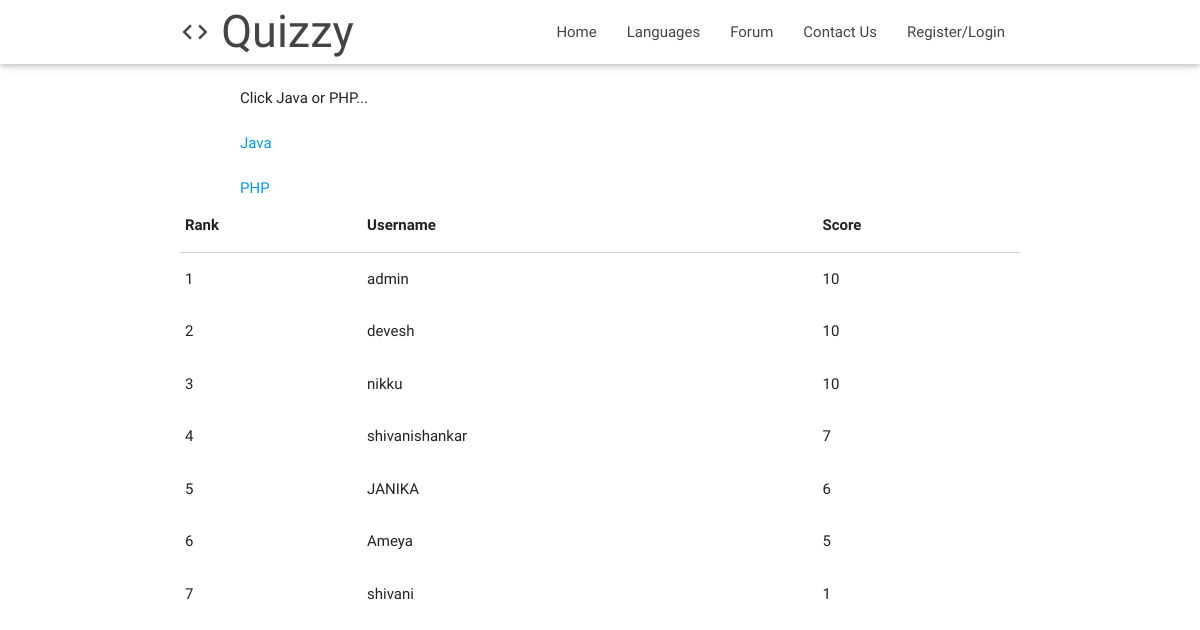
The page /javaleaderboard/ on the database as committed earlier.
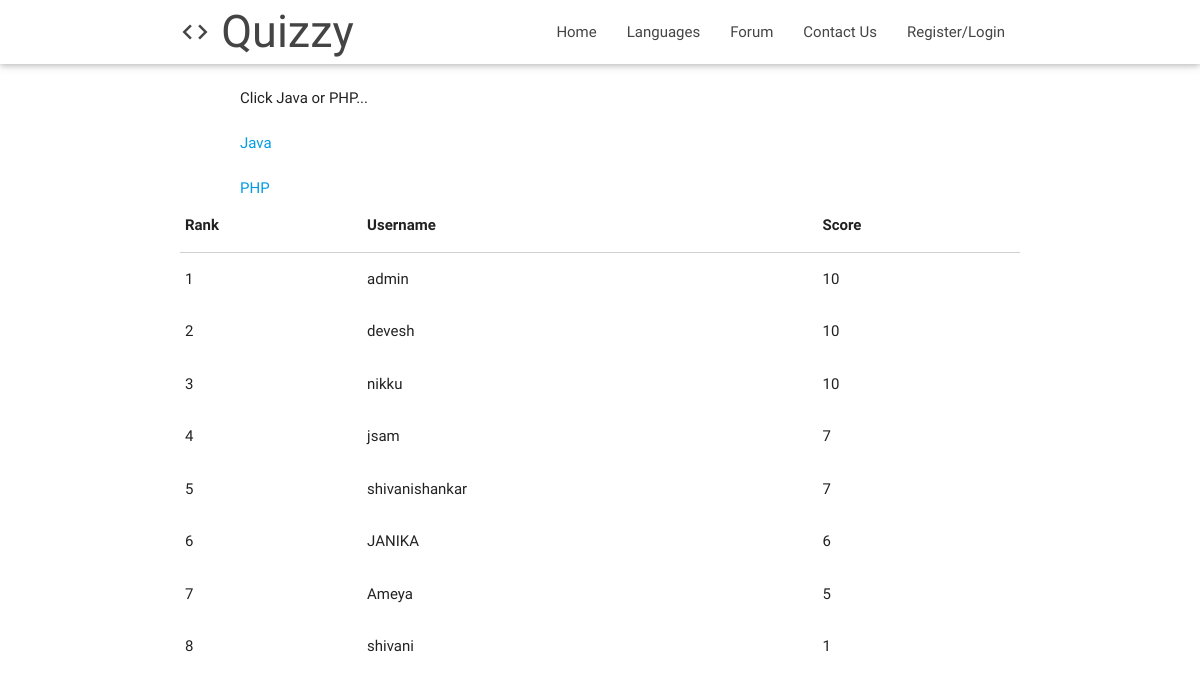
The same page on the database as committed later.
### polls/models.py (models this page shows, shortened)
class Userprof(models.Model):
    username = models.TextField(blank=True, null=True)
    subject = models.TextField(blank=True, null=True)
    score = models.IntegerField(blank=True, null=True)
    class Meta:
        app_label = 'polls'
        db_table = 'Userprof'

### polls/views.py (the view)
# urls.py: url(r'^javaleaderboard/',polls.views.javaleaderboard),
def javaleaderboard(request):
    p = Userprof.objects.values('username','subject').annotate(score=Max('score')).order_by('-score')
    jp = p.filter(subject__exact='java')
    return render(request, 'polls/leaderboard.html',{'p':jp})

### polls/templates/polls/leaderboard.html (shortened to what this page needs)
<!DOCTYPE html>
<html lang="en">
<head>
  {% load staticfiles %}
  <link href="{% static 'css/materialize.css' %}" type="text/css" rel="stylesheet" media="screen,projection"/>
  <link href="{% static 'css/style.css' %}" type="text/css" rel="stylesheet" media="screen,projection"/>
</head>
<body>
  <nav class="white" role="navigation">
    <div class="nav-wrapper container">
      <a id="logo-container" href="/" class="brand-logo" style="font-family: 'Amaranth', sans-serif;font-size:300%;"><i class="material-icons" style="float:left;">code</i>&nbspQuizzy</a>
      <ul class="right hide-on-med-and-down">
        <li><a href="/">Home</a></li>
        <li><a href="/test/">Languages</a></li>
        <li><a href="/forums">Forum</a></li>
        <li><a href="/contact">Contact Us</a></li>
        {% if user.is_authenticated %}
        <li><a class="dropdown-button" data-beloworigin="true" data-activates="dropdown1">Welcome {{user.username}} ▼</a></li>
          <ul id='dropdown1' class='dropdown-content'>
            <li><a href="/performance">Your Performance</a></li>
            <li><a href="/logout">Logout</a></li>
          </ul>
        {% else %}
        <li><a href="/login">Register/Login</a></li>
        {% endif %}
      </ul>
    </div>
  </nav><br>
<div style="margin-left:20%" >
Click Java or PHP...<br><br>
  <a href="/javaleaderboard">Java</a><br><br>
  <a href="/phpleaderboard">PHP</a>
</div>
  <div class="container">
    <table class="highlight">
        <thead>
          <tr>
              <th data-field="id">Rank</th>
              <th data-field="name">Username</th>
              <th data-field="price">Score</th>
          </tr>
        </thead>
        <tbody>
        {% for i in p %}
          <tr>
            <td>{{ forloop.counter }}</td>
            <td>{{ i.username }}</td>
            <td>{{ i.score }}</td>
          </tr>
          {% endfor %}
        </tbody>
      </table>
  </div>
</body>
</html>

Rows that differ between the two databases and show on the page:
added Userprof: username "jsam", score "7"
